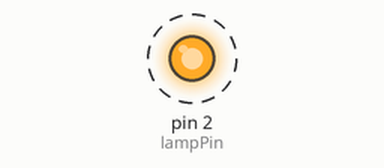
The sketch below on a simulated Arduino Uno, built with avr-gcc and run on an emulated ATmega328P. Shown: output pins drawn as LEDs (lit = HIGH). Dashed ring = blinking.

Above: at 0.5 s.
Timing chart, 0 to 4.6 s (numbered marks = the images above):
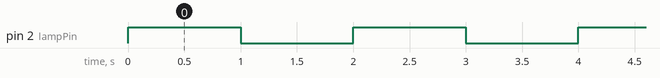

The sketch:

allumer_LED.ino
```cpp
const int lampPin = 2;

void setup() {
  pinMode(lampPin, OUTPUT);
}

void loop() {
  digitalWrite(lampPin, HIGH);
  delay(1000);  // Attendre 1 seconde

  digitalWrite(lampPin, LOW);  // Éteindre la lampe
  delay(1000);  // Attendre 1 seconde

}
```

Measured:
- by itself, pin 2 (lampPin): alternates HIGH for 1.0 s and LOW for 1.0 s
